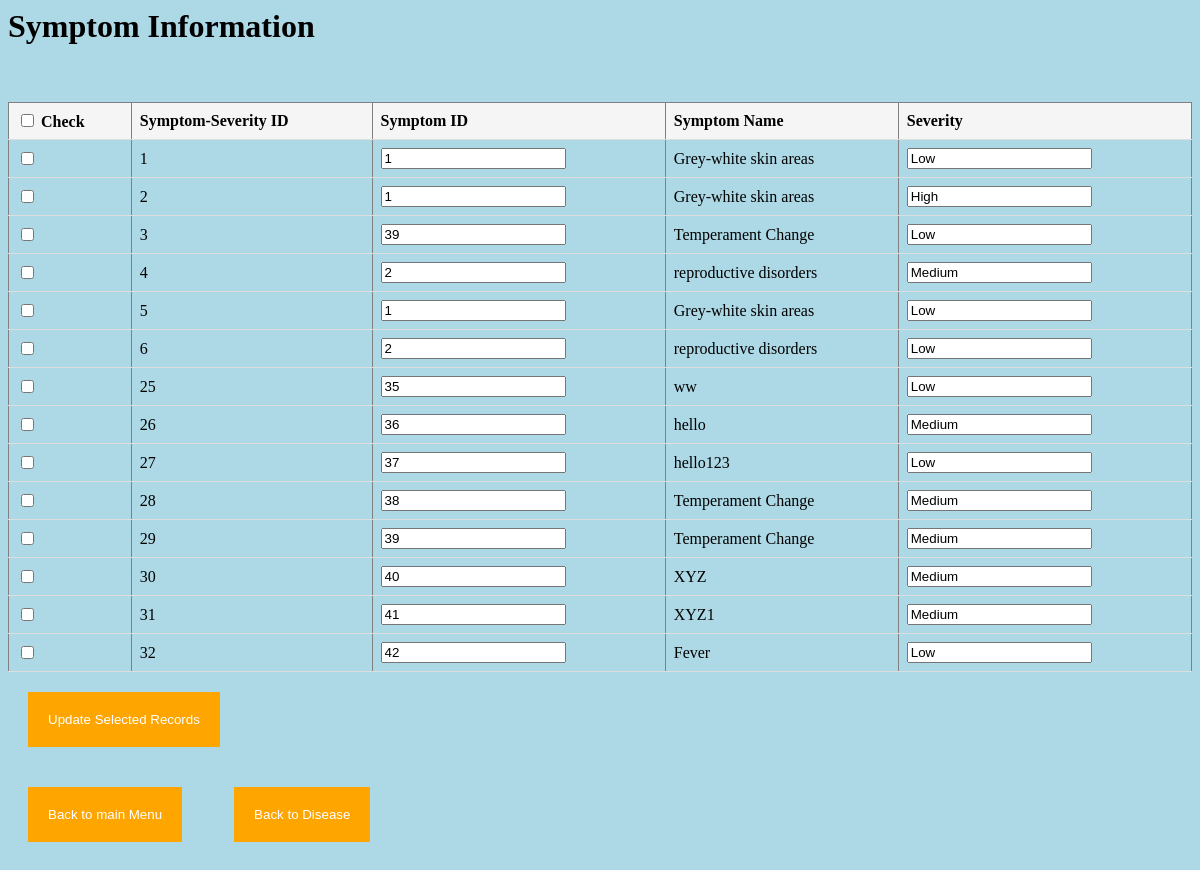
Screenshot of /Medical/UpdateSeverity.php with the database file from the repository.
### tables this page shows
CREATE TABLE `SymptomSeverityRelationship` (
  `SymSeverID` int(11) NOT NULL,
  `SymptomID` int(11) NOT NULL,
  `Severity` varchar(50) NOT NULL
);

CREATE TABLE `Symptoms` (
  `SymptomID` int(11) NOT NULL,
  `SymptomName` varchar(50) NOT NULL
);

### Medical/UpdateSeverity.php (the view, shortened to what this page needs)
<?php include '../dbconnect.php'; ?>
<div class='container'>
<h1>Symptom Information</h1>
<br><br>
<form method='post' action=''>
   <table border='1' style='border-collapse: collapse;' >
     <tr style='background: whitesmoke;'>
       <th><input type='checkbox' TreatmentID='checkAll' > Check</th>
       <th>Symptom-Severity ID</th>
       <th>Symptom ID</th>
       <th>Symptom Name</th>
       <th>Severity</th>
     </tr>
     <?php
     $query = "SELECT SymptomSeverityRelationship.SymSeverID, SymptomSeverityRelationship.SymptomID, Symptoms.SymptomName, SymptomSeverityRelationship.Severity FROM SymptomSeverityRelationship INNER JOIN Symptoms ON SymptomSeverityRelationship.SymptomID = Symptoms.SymptomID ORDER BY SymptomSeverityRelationship.SymSeverID ASC";
     $result = mysqli_query($con,$query);
     while($row = mysqli_fetch_array($result) ){
       $SymSeverID = $row['SymSeverID'];
       $SymptomID = $row['SymptomID'];
       $SymptomName = $row['SymptomName'];
       $Severity = $row['Severity'];
     ?>
       <tr>
         <td><input type='checkbox' name='update[]' value='<?= $SymSeverID ?>' ></td>
         <td><?= $SymSeverID ?></td>
         <td><input type='number' name='SymptomID_<?= $SymSeverID ?>' value='<?= $SymptomID ?>' ></td>
         <td><?= $SymptomName ?></td>
         <td><input type='text' name='Severity_<?= $SymSeverID ?>' value='<?= $Severity ?>' ></td>
       </tr>
     <?php
     }
     ?>
   </table>
    <input type='submit' value='Update Selected Records' name='but_update'>&nbsp;&nbsp;<br>
   <input type='submit' value='Back to main Menu' name='Main' >&nbsp;&nbsp;
   <input type='submit' value='Back to Disease' name='Disease' >&nbsp;&nbsp;
 </form>
</div>

### Medical/UpdateSeverity.php (style rules this page uses)
table { border-collapse: collapse; width: 100%; }
th, td { padding: 8px; text-align: left; border-bottom: 1px solid #ddd; }
input[type= submit] { background-color: orange; border: none; text-decoration: none; color: white; padding: 20px 20px; margin: 20px 20px; cursor: pointer; }

### rows the page displays
symptomseverityrelationship: SymSeverID "1", SymSeverID+SymptomID "1", SymptomID.SymptomName "Grey-white skin areas", Severity "Low"
symptomseverityrelationship: SymSeverID "2", SymptomID "1", SymptomID.SymptomName "Grey-white skin areas", Severity "High"
symptomseverityrelationship: SymSeverID "3", SymptomID "39", SymptomID.SymptomName "Temperament Change", Severity "Low"
symptomseverityrelationship: SymSeverID "4", SymptomID "2", SymptomID.SymptomName "reproductive disorders", Severity "Medium"
symptomseverityrelationship: SymSeverID "5", SymptomID "1", SymptomID.SymptomName "Grey-white skin areas", Severity "Low"
symptomseverityrelationship: SymSeverID "6", SymptomID "2", SymptomID.SymptomName "reproductive disorders", Severity "Low"
symptomseverityrelationship: SymSeverID "25", SymptomID "35", SymptomID.SymptomName "ww", Severity "Low"
symptomseverityrelationship: SymSeverID "26", SymptomID "36", SymptomID.SymptomName "hello", Severity "Medium"
symptomseverityrelationship: SymSeverID "27", SymptomID "37", SymptomID.SymptomName "hello123", Severity "Low"
symptomseverityrelationship: SymSeverID "28", SymptomID "38", SymptomID.SymptomName "Temperament Change", Severity "Medium"
symptomseverityrelationship: SymSeverID "29", SymptomID "39", SymptomID.SymptomName "Temperament Change", Severity "Medium"
symptomseverityrelationship: SymSeverID "30", SymptomID "40", SymptomID.SymptomName "XYZ", Severity "Medium"
symptomseverityrelationship: SymSeverID "31", SymptomID "41", SymptomID.SymptomName "XYZ1", Severity "Medium"
symptomseverityrelationship: SymSeverID "32", SymptomID "42", SymptomID.SymptomName "Fever", Severity "Low"
